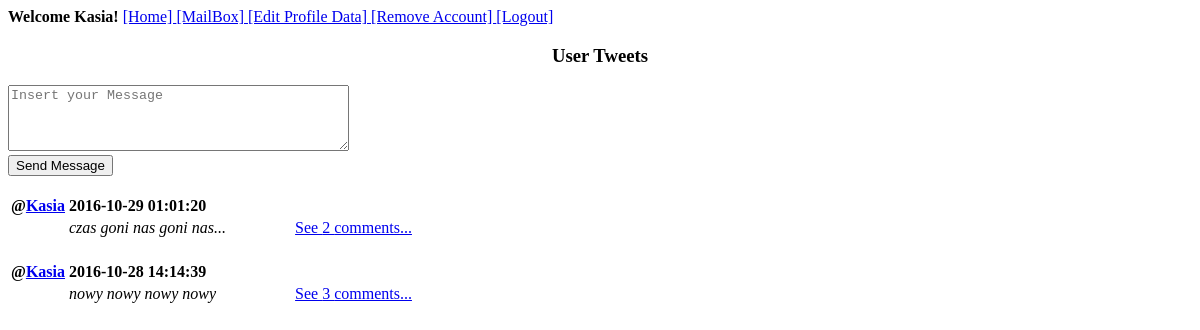
The page /TweetList.php?userTweetId=1 (signed in) on the database as committed earlier.
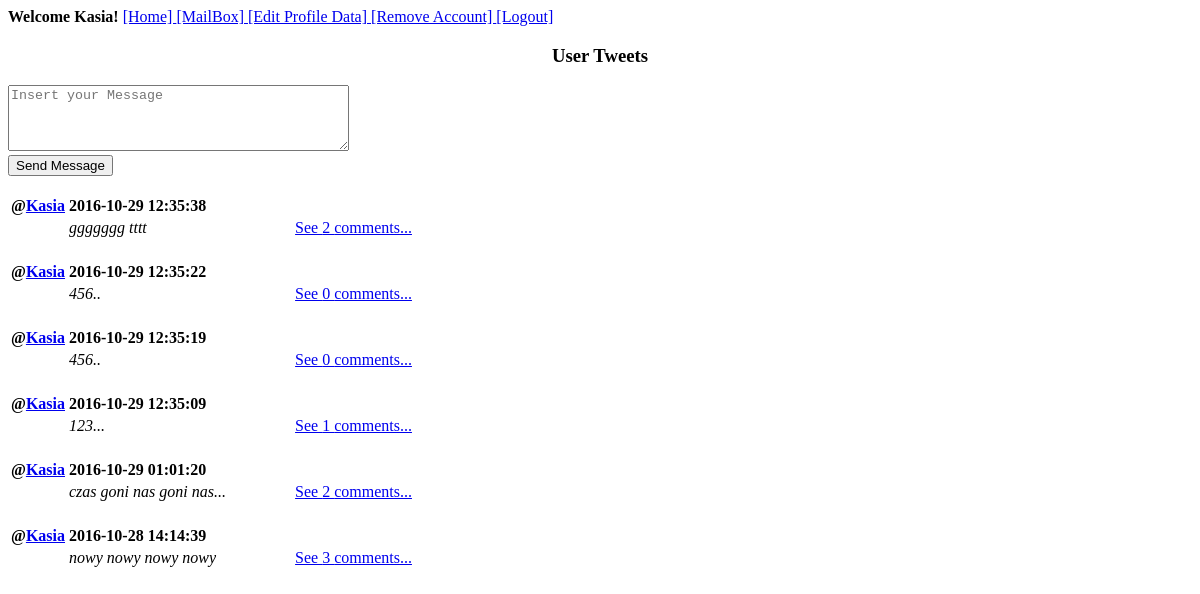
The same page on the database as committed later.
### tables this page shows
CREATE TABLE IF NOT EXISTS `Tweet` (
  `tweetId` int(11) NOT NULL AUTO_INCREMENT,
  `userId` int(11) NOT NULL,
  `text` varchar(140) NOT NULL,
  `creationDate` datetime NOT NULL,
  PRIMARY KEY (`tweetId`),
  KEY `userId` (`userId`)
);

CREATE TABLE IF NOT EXISTS `Users` (
  `userId` int(11) NOT NULL AUTO_INCREMENT,
  `userName` varchar(255) NOT NULL,
  `email` varchar(255) NOT NULL,
  `hashedPassword` varchar(255) NOT NULL,
  PRIMARY KEY (`userId`),
  UNIQUE KEY `email` (`email`)
);

### src/Tweet.php (called while the page is built, shortened)
<?php
class Tweet {
    private $tweetId;
    private $text;
    private $creationDate;
    private $userId;
    private $userName;
    public function __construct() {
        $this->tweetId = -1;
        $this->userId = "";
        $this->text = "";
        $this->creationDate = "";
    }
    public function getId() {
        return $this->tweetId;
    }
    public function getText() {
        return $this->text;
    }
    public function getCreationDate() {
        return $this->creationDate;
    }
    public function getUserId() {
        return $this->userId;
    }
    public function getUserName() {
        return $this->userName;
    }
    static public function loadAllTweetsByUserId(mysqli $connection, $userId) {
        $sql = "SELECT Tweet.*, Users.userName"
                . " FROM Tweet, Users"
                . " WHERE Tweet.userId = Users.userId AND Tweet.userId=$userId"
                . " ORDER BY creationDate DESC";
        $ret = [];
        $result = $connection->query($sql);
        if ($result == true && $result->num_rows != 0) {
            foreach ($result as $row) {
                $loadedTweets = new Tweet();
                $loadedTweets->tweetId = $row['tweetId'];
                $loadedTweets->userId = $row['userId'];
                $loadedTweets->text = $row['text'];
                $loadedTweets->creationDate = $row['creationDate'];
                $loadedTweets->userName = $row['userName'];
                $ret[] = $loadedTweets;
            }
        }
        return $ret;
    }
}

### src/Comment.php (called while the page is built, shortened)
<?php
class Comment {
    static public function loadAllCommentsByTweetId(mysqli $connection, $tweetId) {
        $sql = "SELECT Comment.*, Users.userName "
                . "FROM Comment JOIN Users ON Comment.userId=Users.userId "
                . "WHERE tweetId=$tweetId "
                . "ORDER BY creationDate DESC";
        $ret = [];
        $result = $connection->query($sql);
        if ($result == true && $result->num_rows != 0) {
            foreach ($result as $row) {
                $loadedComments = new Comment();
                $loadedComments->commentId = $row['commentId'];
                $loadedComments->userId = $row['userId'];
                $loadedComments->tweetId = $row['tweetId'];
                $loadedComments->text= $row['text'];
                $loadedComments->creationDate= $row['creationDate'];
                $loadedComments->userName= $row['userName'];
                $ret[] = $loadedComments;
            }
        }
        return $ret;
    }
}

### TweetList.php (the view, shortened to what this page needs)
<!DOCTYPE html>
<html>
    <head>
    </head>
    <body>
<?php
    require_once 'src/Connection.php';
    require_once 'src/Tweet.php';
    require_once 'src/Comment.php';
    require_once 'Header.php';
 ?>
    <form method="POST" action="#">
            <textarea name="message" cols="40" rows="4" placeholder="Insert your Message"></textarea><br>
            <input type="submit" name="submit" value="Send Message"/><br><br>
    </form>
<?php
$loadUserTweets = Tweet::loadAllTweetsByUserId($connection, $_SESSION['userTweetId']);
echo '<div>';
echo'<table border = 0>';
foreach ($loadUserTweets as $userTweet) {
    echo '<tr>';
    echo '<th width = "10%" align = "left">'.'@'.'<a href=TweetList.php?userTweetId='.trim($userTweet->getUserId()).'>'.trim($userTweet->getUserName()).'</a></th>';
    echo '<th width = "40%" align = "left">'.trim($userTweet->getCreationDate()).'</th>';
    echo '<th width = "50%"></th>';
    echo '</tr>';
    echo '<tr>';
    echo '<td width = "10%">&nbsp</td>';
    echo '<td width = "40%"><i>'.$userTweet->getText().'</i></td>';
    echo '<td width = "50%" align = "left"><a href=AddComment.php?tweetId='. $userTweet->getId() .'> See '.count(Comment::loadAllCommentsByTweetId($connection,$userTweet->getId())).' comments...<a\></td>';
    echo '</tr>';
    echo '<tr><td colspan = "3">&nbsp</td></tr>';
}
echo'</table>';
echo '</div>';
?>

Rows that differ between the two databases and show on the page:
added tweet: userId.userName "Kasia", creationDate "2016-10-29 12:35:38", text "ggggggg tttt", Id "2"
added tweet: userId.userName "Kasia", creationDate "2016-10-29 12:35:22", text "456..", Id "0"
added tweet: userId.userName "Kasia", creationDate "2016-10-29 12:35:19", text "456..", Id "0"
added tweet: userId.userName "Kasia", creationDate "2016-10-29 12:35:09", text "123...", Id "1"
